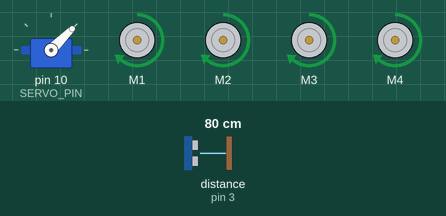
Simulated run of this sketch. Board: Arduino Uno, built with avr-gcc and run on an emulated ATmega328P. Shown: servo, 4 × DC motor (green arrow = forward, orange = backward, longer = faster). Wiring (inferred from the names in the program): ultrasonic range finder: trigger pin 2; echo pin 3. The inputs (shaded band) are chosen by the test bench; at power-on: distance to the obstacle (sensor on pin 3) 80 cm. The echo pulse lasts 58.3 µs per cm; what the sketch prints to the serial monitor is not drawn.

Above: at 5.2 s.
5.3 s: distance to the obstacle (sensor on pin 3) set to 28 cm
6.8 s: distance to the obstacle (sensor on pin 3) set to 23 cm
At 7.5 s:
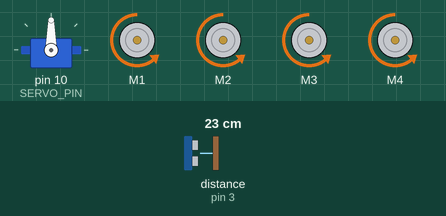
9.8 s: distance to the obstacle (sensor on pin 3) set to 35 cm
At 11.02 s:
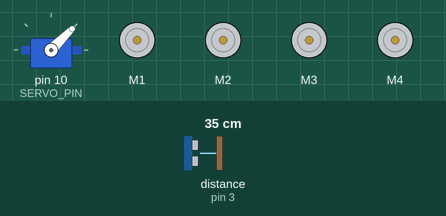
12.7 s: distance to the obstacle (sensor on pin 3) set to 2 cm
At 14.2 s:
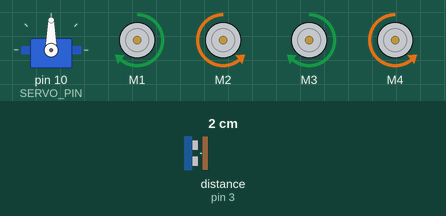
Timing chart, 0 to 16.7 s (numbered marks = the images above; inputs shaded):
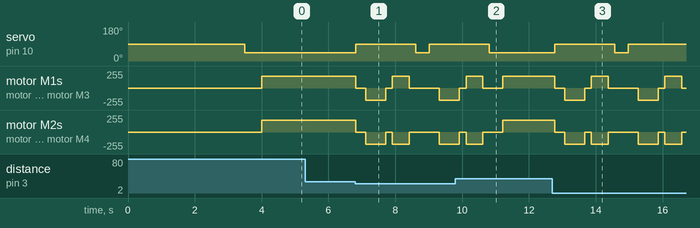

The sketch:

code.ino
```cpp
// ================================================================
//   Automatic Grass Cutter Robot
//   Board  : Arduino UNO R3
//   Shield : HW-130 (L293D) Motor Driver Shield
// ================================================================
//   LIBRARY REQUIRED:
//   Sketch → Include Library → Manage Libraries
//   Search: "AFMotor" by Adafruit → Install
// ================================================================

#include <AFMotor.h>
#include <Servo.h>

// ── DC Motors ────────────────────────────────────────────────────
AF_DCMotor motorFL(1);   // Front-Left  → M1
AF_DCMotor motorFR(2);   // Front-Right → M2
AF_DCMotor motorRL(3);   // Rear-Left   → M3
AF_DCMotor motorRR(4);   // Rear-Right  → M4

// ── Servo (Blade Height Control) ─────────────────────────────────
Servo heightServo;
#define SERVO_PIN     10   // Servo header on shield

// ── Ultrasonic Sensor ─────────────────────────────────────────────
#define TRIG_PIN      2
#define ECHO_PIN      3

// ── Tunable Settings ─────────────────────────────────────────────
#define MOTOR_SPEED     180   // Drive speed (0–255)
#define OBSTACLE_DIST    25   // Stop if obstacle < 25 cm
#define BLADE_DOWN       45   // Servo angle → blade lowered (cutting)
#define BLADE_UP         90   // Servo angle → blade raised (safe)

// =================================================================
//  UTILITY — Read Distance from HC-SR04
// =================================================================
long getDistance() {
  digitalWrite(TRIG_PIN, LOW);
  delayMicroseconds(2);
  digitalWrite(TRIG_PIN, HIGH);
  delayMicroseconds(10);
  digitalWrite(TRIG_PIN, LOW);

  long duration = pulseIn(ECHO_PIN, HIGH, 30000); // timeout 30 ms
  long cm = duration * 0.034 / 2;
  return cm;
}

// =================================================================
//  MOTOR COMMANDS
// =================================================================
void setSpeed(int spd) {
  motorFL.setSpeed(spd);
  motorFR.setSpeed(spd);
  motorRL.setSpeed(spd);
  motorRR.setSpeed(spd);
}

void moveForward() {
  motorFL.run(FORWARD);
  motorFR.run(FORWARD);
  motorRL.run(FORWARD);
  motorRR.run(FORWARD);
}

void moveBackward() {
  motorFL.run(BACKWARD);
  motorFR.run(BACKWARD);
  motorRL.run(BACKWARD);
  motorRR.run(BACKWARD);
}

void turnRight() {
  // Left wheels forward, right wheels backward
  motorFL.run(FORWARD);
  motorRL.run(FORWARD);
  motorFR.run(BACKWARD);
  motorRR.run(BACKWARD);
}

void turnLeft() {
  // Right wheels forward, left wheels backward
  motorFR.run(FORWARD);
  motorRR.run(FORWARD);
  motorFL.run(BACKWARD);
  motorRL.run(BACKWARD);
}

void stopMotors() {
  motorFL.run(RELEASE);
  motorFR.run(RELEASE);
  motorRL.run(RELEASE);
  motorRR.run(RELEASE);
}

// =================================================================
//  SETUP
// =================================================================
void setup() {
  Serial.begin(9600);

  // Ultrasonic sensor pins
  pinMode(TRIG_PIN, OUTPUT);
  pinMode(ECHO_PIN, INPUT);

  // Servo — raise blade first for safety
  heightServo.attach(SERVO_PIN);
  heightServo.write(BLADE_UP);
  delay(500);

  // Set drive speed
  setSpeed(MOTOR_SPEED);

  Serial.println("=== Grass Cutter Robot Ready ===");
  Serial.println("Starting in 3 seconds...");
  delay(3000);

  // Lower blade — begin cutting
  heightServo.write(BLADE_DOWN);
  delay(500);
  Serial.println("Blade lowered. Moving...");
}

// =================================================================
//  MAIN LOOP
// =================================================================
void loop() {
  long dist = getDistance();

  Serial.print("Distance: ");
  Serial.print(dist);
  Serial.println(" cm");

  // ── Obstacle Detected ──────────────────────────────────────────
  if (dist > 0 && dist < OBSTACLE_DIST) {
    Serial.println("⚠ Obstacle! Avoiding...");

    // 1. Raise blade immediately for safety
    heightServo.write(BLADE_UP);

    // 2. Stop
    stopMotors();
    delay(300);

    // 3. Reverse
    moveBackward();
    delay(600);
    stopMotors();
    delay(200);

    // 4. Turn right to avoid obstacle
    turnRight();
    delay(500);          // increase this if not turning enough
    stopMotors();
    delay(200);

    // 5. Resume — lower blade and go forward
    heightServo.write(BLADE_DOWN);
    delay(300);
    Serial.println("Obstacle avoided. Resuming...");
  }

  // ── Clear Path — Move & Cut ────────────────────────────────────
  else {
    moveForward();
  }

  delay(100); // loop refresh rate
}
```

Measured:
- the behaviour switches between 26 and 25 cm on distance to the obstacle (sensor on pin 3) (found by bisection; images 0 and 1)
- after the input at 5.3 s, every drawn part: stays the same
- after the input at 6.8 s, servo on pin 10 (SERVO_PIN): 45° → 90° at once, → 45° 1.8 s later, → 90° 0.40 s later; motor M1: forward 180/255 → stopped at once, → backward 180/255 0.30 s later, → stopped 0.60 s later, → forward 180/255 0.20 s later, … (6 changes in this stretch)
- after the input at 9.8 s, servo on pin 10 (SERVO_PIN): goes on until 10.8 s, then stays 45°
- after the input at 12.7 s, servo on pin 10 (SERVO_PIN): 45° → 90° after 0.07 s, → 45° 1.8 s later, → 90° 0.40 s later; motor M1: forward 180/255 → stopped after 0.07 s, → backward 180/255 0.30 s later, → stopped 0.60 s later, → forward 180/255 0.20 s later, … (9 changes in this stretch)
